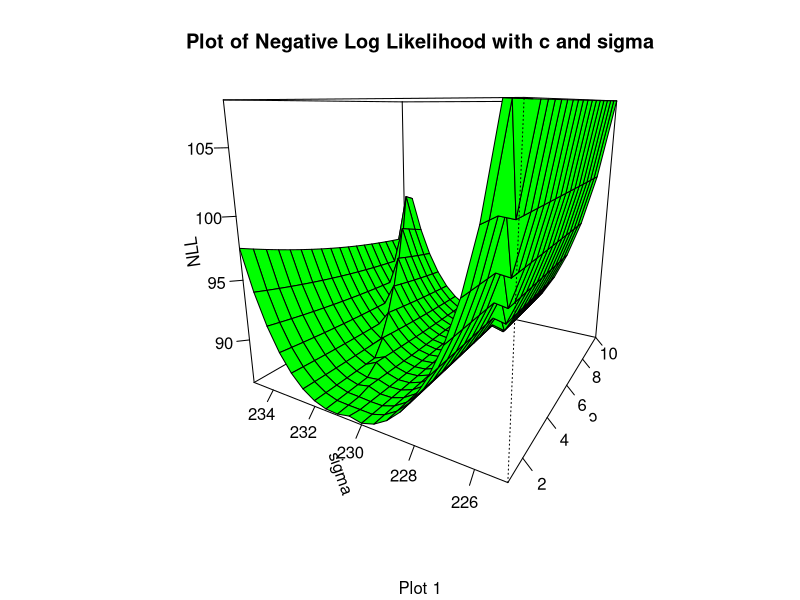
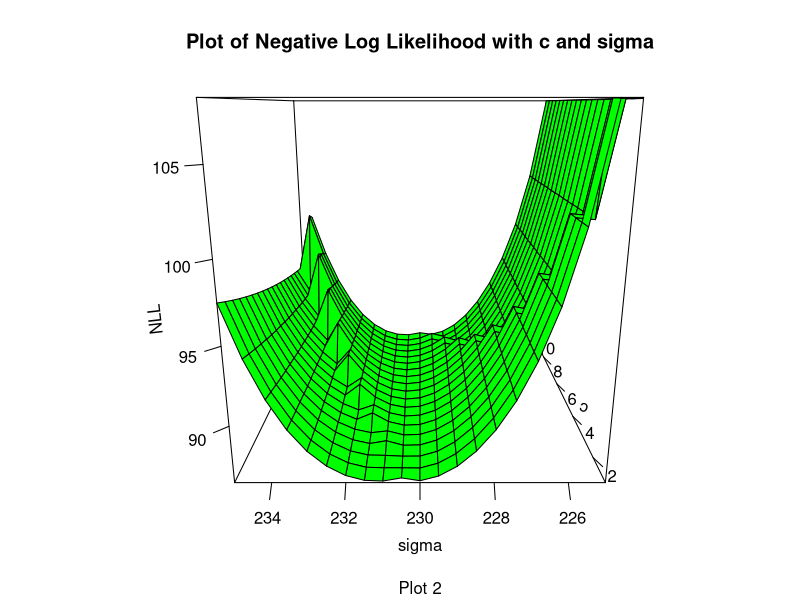

Write R code to recreate these figures, in order.
# Author: Aditya Chetan
# Roll Number: 2016217

# Question 2


# First I declare a function to calculate the
# -ve log-likelihood of a given sample. The reason
# for this is to make use of the ```optim```
# command. More on this in a bit.
#
# This function ```weibull_ll``` calculates the
# -ve log-likeihood of a given sample given theta.
# Here, ```theta```,  is unknown parameter and
# ```y``` is the given data sample.
weibull_nll<-function(theta, y) {

    # ```theta``` is a vector here which contains both
    # the unknown parameters
    c <- theta[1]
    sigma <- theta[2]


    # ```ll``` will hold the sample log-likelihood
    # Initialising it with 0 here.
    ll <- 0


    for (i in y) {

        ll <- ll + log(c / sigma) + ((c - 1) * log(i / sigma)) - ((i / sigma) ** c)

    }


    # Since ```optim``` minimises by default, multiply ```ll``` with -1
    # so as to get parameters that minimise negative log-likelihood
    # or maximise ```ll``` to get Maximum Likelihood Estimate
    return(-ll)

}

# Defining the sample as given in the question
y <- c(143, 164, 188, 188, 190, 192, 206, 209, 213, 216, 220, 227, 230, 246, 265, 304, 234)

# Using ```optim``` to minimise -ve log-likelihood.
# This function call returns an object. The
# maximum value of parameter theta can be accessed
# using $par.
#
# ```optim``` by default uses Neldor-Mead method
# for optmisation
p <-optim(c(1,2), weibull_nll, y=y)


cat("Value of MLE:\n\tc\t= ", p$par[1], "\n\tsigma\t= ", p$par[2],"\n")

# Ranges to c and sigma to check minimum on
cs <- seq(1, 10, 0.5)
sigmas <- seq(225, 235, 0.5)

# Code used to get data for plotting

z <- c()

for (i in cs) {
    for (j in sigmas) {
        z <- c(z, weibull_nll(c(i, j), y))
        # cat(i, ',', j, ',', weibull_nll(c(i, j), y), '\n') # Used when I wanted a .csv of the points
    }
}

# z[i, j] if the NLL of sample with c = cs[i] and sigma = sigmas[j]
z <- matrix(z, length(cs), length(sigmas))

persp(cs, sigmas, z, col='green', theta = -60, ticktype = 'detailed', xlab='c', ylab='sigma', zlab='NLL', main = "Plot of Negative Log Likelihood with c and sigma", sub ="Plot 1")
persp(cs, sigmas, z, col='green', theta = -90, ticktype = 'detailed', xlab='c', ylab='sigma', zlab='NLL', main = "Plot of Negative Log Likelihood with c and sigma", sub ="Plot 2")
